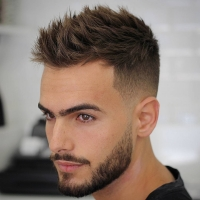
#> input picture hair.jpg, 200 x 200 px
$ python threshold.py
#> lines starting #> are read from the running program, lines starting #| are printed output that depends on the picture; after the words box and inside, x2 and y2 are one past the last pixel; in counts of white or black regions, pixels touching at a corner belong together
import cv2
import matplotlib as plt

image = cv2.imread('hair.jpg', cv2.IMREAD_GRAYSCALE)
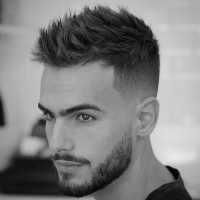
#> image: shape (200, 200); min 3, max 235, mean 127.4

ret, thres1 = cv2.threshold(image, 127, 255, cv2.THRESH_BINARY)
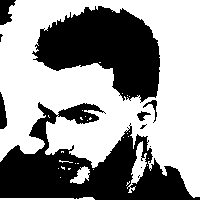
#> thres1: shape (200, 200); 58.1% white; 11 black regions (5 under 20 px), largest, box (x1, y1, x2, y2) and area: (0, 102, 200, 200) 8806, (32, 6, 160, 103) 7332, (0, 0, 16, 25) 266, (0, 92, 7, 129) 180, (143, 100, 157, 123) 78, (137, 111, 151, 121) 66
thres2 = cv2.adaptiveThreshold(image, 255, cv2.ADAPTIVE_THRESH_MEAN_C, cv2.THRESH_BINARY, 21, 3)
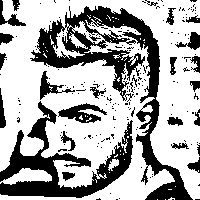
#> thres2: shape (200, 200); 66.8% white; 189 black regions (163 under 20 px), largest, box (x1, y1, x2, y2) and area: (30, 6, 193, 200) 6283, (0, 101, 133, 198) 3986, (58, 103, 107, 123) 477

#> (the run stopped early here; a loop or call above may not have finished)

$ run again, with cat.jpg copied over hair.jpg
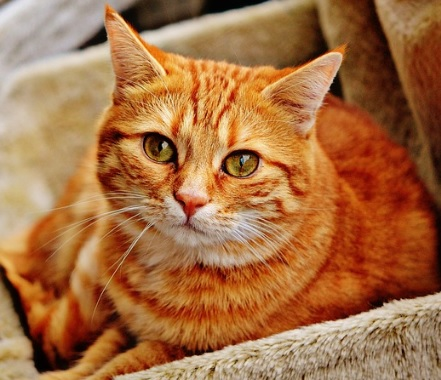
#> input picture cat.jpg, 441 x 380 px
#> `ret, thres1 = cv2.threshold(image, 127, 255, cv2.THRESH_BINARY)`:
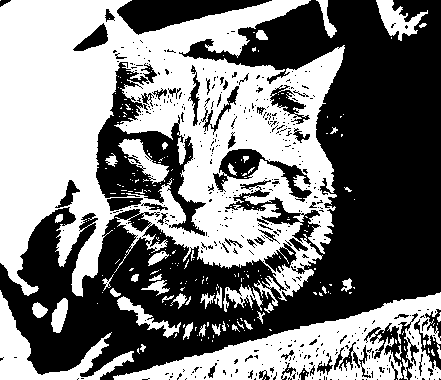
#> thres1: shape (380, 441); 48.5% white; 243 white regions (199 under 20 px), largest, box (x1, y1, x2, y2) and area: (0, 0, 345, 306) 60248, (113, 292, 441, 380) 11684, (0, 290, 134, 380) 3092
#> `thres2 = cv2.adaptiveThreshold(image, 255, cv2.ADAPTIVE_THRESH_MEAN_C,..`:
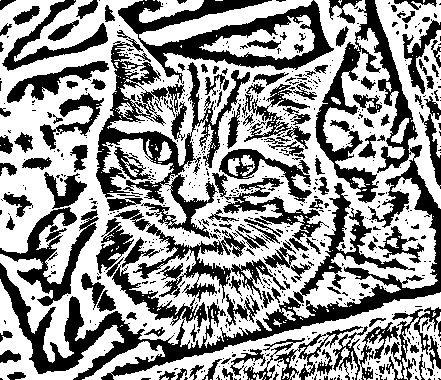
#> thres2: shape (380, 441); 58.7% white; 662 black regions (515 under 20 px), largest, box (x1, y1, x2, y2) and area: (0, 0, 441, 380) 17969, (96, 30, 250, 239) 7290, (118, 0, 334, 84) 6009

$ run again, with dog.jpg copied over hair.jpg
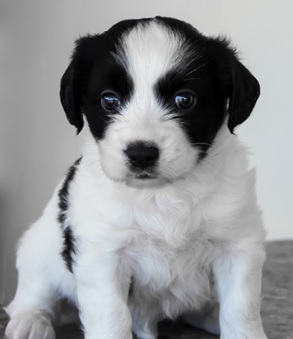
#> input picture dog.jpg, 293 x 339 px
#> `ret, thres1 = cv2.threshold(image, 127, 255, cv2.THRESH_BINARY)`:
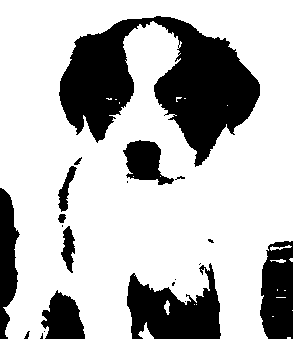
#> thres1: shape (339, 293); 72.6% white; 21 black regions (10 under 20 px), largest, box (x1, y1, x2, y2) and area: (59, 16, 260, 167) 14621, (127, 263, 221, 339) 4312, (260, 241, 293, 339) 2734
#> `thres2 = cv2.adaptiveThreshold(image, 255, cv2.ADAPTIVE_THRESH_MEAN_C,..`:
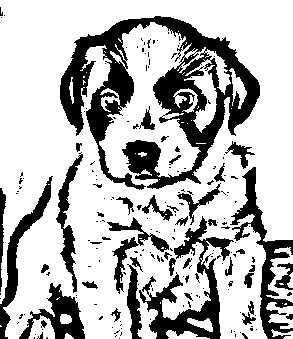
#> thres2: shape (339, 293); 72.5% white; 194 black regions (152 under 20 px), largest, box (x1, y1, x2, y2) and area: (60, 16, 260, 190) 12380, (139, 216, 234, 339) 3282, (230, 167, 293, 339) 2521

$ run again, with hand_writing_image.jpg copied over hair.jpg
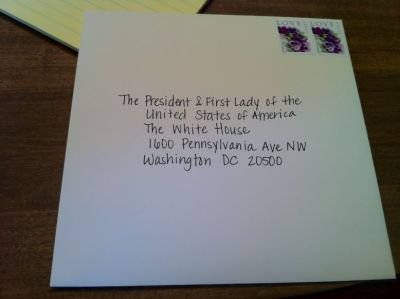
#> input picture hand_writing_image.jpg, 400 x 299 px
#> `ret, thres1 = cv2.threshold(image, 127, 255, cv2.THRESH_BINARY)`:
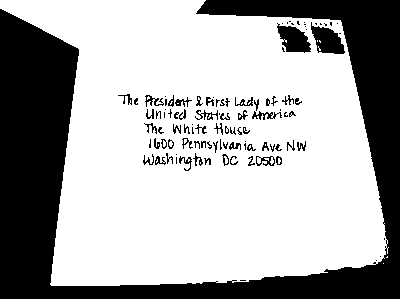
#> thres1: shape (299, 400); 66.7% white; 102 black regions (45 under 20 px), largest, box (x1, y1, x2, y2) and area: (0, 0, 400, 299) 36104, (311, 22, 345, 54) 636, (277, 23, 311, 53) 626
#> `thres2 = cv2.adaptiveThreshold(image, 255, cv2.ADAPTIVE_THRESH_MEAN_C,..`:
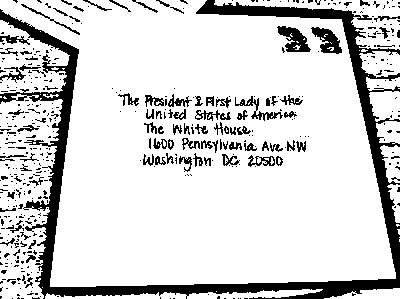
#> thres2: shape (299, 400); 83.5% white; 466 black regions (376 under 20 px), largest, box (x1, y1, x2, y2) and area: (0, 0, 400, 299) 12477, (277, 26, 311, 52) 471, (311, 27, 342, 54) 431
